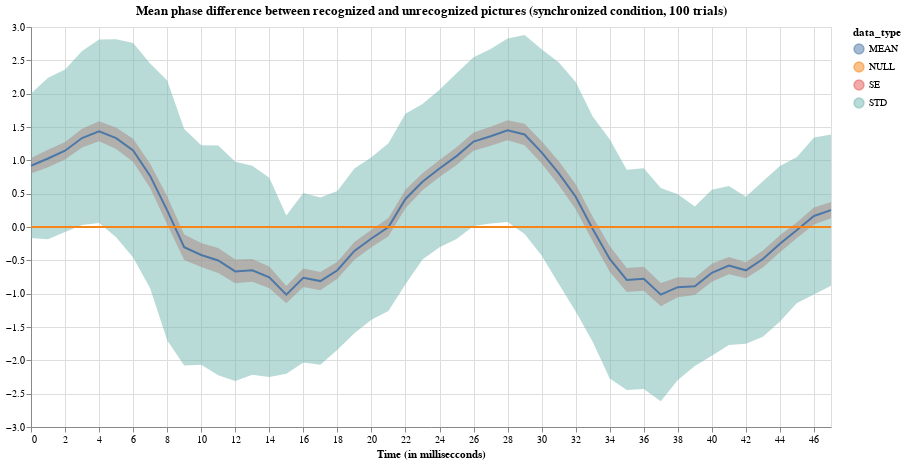

The code cell stored with this chart in its notebook:
### Markdown cell above
![random_result](plots/mixed_random.png)

### Code cell
plot_result(mixed_result_synced, "synchronized", 100)

### Figure 1 — Vega-Lite specification as saved in the notebook (floating-point values rounded to 4 significant figures)
{"config": {"view": {"continuousWidth": 400, "continuousHeight": 300}}, "layer": [{"data": {"name": "data-f41bac7bcca1768ee7f8cbbd0c28ce3b"}, "mark": {"type": "area", "opacity": 0.5}, "encoding": {"color": {"type": "nominal", "field": "data_type"}, "x": {"type": "quantitative", "field": "index", "scale": {"domain": [0, 47], "nice": false}, "title": "Time (in millisecconds)"}, "y": {"type": "quantitative", "field": "bottom", "scale": {"domain": [-2.881, 2.881]}, "title": null}, "y2": {"field": "top"}}, "height": 400, "title": "Mean phase difference between recognized and unrecognized pictures (synchronized condition, 100 trials)", "width": 800}, {"data": {"name": "data-68f8fc8fa0cf77ea5e388910bcaa0ab1"}, "mark": "line", "encoding": {"color": {"type": "nominal", "field": "data_type"}, "x": {"type": "quantitative", "field": "index", "scale": {"domain": [0, 47], "nice": false}, "title": "Time (in millisecconds)"}, "y": {"type": "quantitative", "field": "values"}}, "height": 400, "title": "Mean phase difference between recognized and unrecognized pictures (synchronized condition, 100 trials)", "width": 800}], "$schema": "https://vega.github.io/schema/vega-lite/v4.8.1.json", "datasets": {"data-f41bac7bcca1768ee7f8cbbd0c28ce3b": [{"index": 0, "bottom": 0.801, "data_type": "SE", "top": 1.036}, {"index": 1, "bottom": 0.8964, "data_type": "SE", "top": 1.159}, {"index": 2, "bottom": 1.012, "data_type": "SE", "top": 1.276}, {"index": 3, "bottom": 1.193, "data_type": "SE", "top": 1.476}, {"index": 4, "bottom": 1.286, "data_type": "SE", "top": 1.584}, {"index": 5, "bottom": 1.171, "data_type": "SE", "top": 1.494}, {"index": 6, "bottom": 0.9753, "data_type": "SE", "top": 1.324}, {"index": 7, "bottom": 0.5838, "data_type": "SE", "top": 0.9493}, {"index": 8, "bottom": 0.03897, "data_type": "SE", "top": 0.4614}, {"index": 9, "bottom": -0.4954, "data_type": "SE", "top": -0.1106}, {"index": 10, "bottom": -0.5985, "data_type": "SE", "top": -0.2415}, {"index": 11, "bottom": -0.6883, "data_type": "SE", "top": -0.3146}, {"index": 12, "bottom": -0.8447, "data_type": "SE", "top": -0.4878}, {"index": 13, "bottom": -0.8197, "data_type": "SE", "top": -0.4798}, {"index": 14, "bottom": -0.9182, "data_type": "SE", "top": -0.594}, {"index": 15, "bottom": -1.143, "data_type": "SE", "top": -0.886}, {"index": 16, "bottom": -0.8991, "data_type": "SE", "top": -0.6231}, {"index": 17, "bottom": -0.9474, "data_type": "SE", "top": -0.6753}, {"index": 18, "bottom": -0.7781, "data_type": "SE", "top": -0.5198}, {"index": 19, "bottom": -0.4924, "data_type": "SE", "top": -0.2246}, {"index": 20, "bottom": -0.3053, "data_type": "SE", "top": -0.04075}, {"index": 21, "bottom": -0.1381, "data_type": "SE", "top": 0.1348}, {"index": 22, "bottom": 0.2819, "data_type": "SE", "top": 0.5592}, {"index": 23, "bottom": 0.5516, "data_type": "SE", "top": 0.8047}, {"index": 24, "bottom": 0.75, "data_type": "SE", "top": 1.006}, {"index": 25, "bottom": 0.9285, "data_type": "SE", "top": 1.198}, {"index": 26, "bottom": 1.144, "data_type": "SE", "top": 1.418}, {"index": 27, "bottom": 1.22, "data_type": "SE", "top": 1.504}, {"index": 28, "bottom": 1.302, "data_type": "SE", "top": 1.601}, {"index": 29, "bottom": 1.226, "data_type": "SE", "top": 1.55}, {"index": 30, "bottom": 0.9512, "data_type": "SE", "top": 1.287}, {"index": 31, "bottom": 0.6288, "data_type": "SE", "top": 0.9892}, {"index": 32, "bottom": 0.267, "data_type": "SE", "top": 0.6408}, {"index": 33, "bottom": -0.214, "data_type": "SE", "top": 0.1526}, {"index": 34, "bottom": -0.673, "data_type": "SE", "top": -0.2839}, {"index": 35, "bottom": -0.9733, "data_type": "SE", "top": -0.615}, {"index": 36, "bottom": -0.9546, "data_type": "SE", "top": -0.5953}, {"index": 37, "bottom": -1.188, "data_type": "SE", "top": -0.8414}, {"index": 38, "bottom": -1.054, "data_type": "SE", "top": -0.7519}, {"index": 39, "bottom": -1.02, "data_type": "SE", "top": -0.7601}, {"index": 40, "bottom": -0.8217, "data_type": "SE", "top": -0.5513}, {"index": 41, "bottom": -0.7071, "data_type": "SE", "top": -0.4487}, {"index": 42, "bottom": -0.7691, "data_type": "SE", "top": -0.5301}, {"index": 43, "bottom": -0.6066, "data_type": "SE", "top": -0.3535}, {"index": 44, "bottom": -0.3776, "data_type": "SE", "top": -0.1247}, {"index": 45, "bottom": -0.1651, "data_type": "SE", "top": 0.0724}, {"index": 46, "bottom": 0.03765, "data_type": "SE", "top": 0.2928}, {"index": 47, "bottom": 0.1302, "data_type": "SE", "top": 0.3759}, {"index": 0, "bottom": -0.1641, "data_type": "STD", "top": 2.001}, {"index": 1, "bottom": -0.1839, "data_type": "STD", "top": 2.24}, {"index": 2, "bottom": -0.07357, "data_type": "STD", "top": 2.362}, {"index": 3, "bottom": 0.02959, "data_type": "STD", "top": 2.638}, {"index": 4, "bottom": 0.05838, "data_type": "STD", "top": 2.812}, {"index": 5, "bottom": -0.1531, "data_type": "STD", "top": 2.818}, {"index": 6, "bottom": -0.4588, "data_type": "STD", "top": 2.758}, {"index": 7, "bottom": -0.9181, "data_type": "STD", "top": 2.451}, {"index": 8, "bottom": -1.697, "data_type": "STD", "top": 2.198}, {"index": 9, "bottom": -2.076, "data_type": "STD", "top": 1.47}, {"index": 10, "bottom": -2.066, "data_type": "STD", "top": 1.226}, {"index": 11, "bottom": -2.224, "data_type": "STD", "top": 1.221}, {"index": 12, "bottom": -2.312, "data_type": "STD", "top": 0.9792}, {"index": 13, "bottom": -2.216, "data_type": "STD", "top": 0.9169}, {"index": 14, "bottom": -2.25, "data_type": "STD", "top": 0.7382}, {"index": 15, "bottom": -2.2, "data_type": "STD", "top": 0.1711}, {"index": 16, "bottom": -2.033, "data_type": "STD", "top": 0.5113}, {"index": 17, "bottom": -2.066, "data_type": "STD", "top": 0.4431}, {"index": 18, "bottom": -1.839, "data_type": "STD", "top": 0.5416}, {"index": 19, "bottom": -1.593, "data_type": "STD", "top": 0.876}, {"index": 20, "bottom": -1.393, "data_type": "STD", "top": 1.047}, {"index": 21, "bottom": -1.26, "data_type": "STD", "top": 1.256}, {"index": 22, "bottom": -0.8575, "data_type": "STD", "top": 1.699}, {"index": 23, "bottom": -0.4885, "data_type": "STD", "top": 1.845}, {"index": 24, "bottom": -0.3023, "data_type": "STD", "top": 2.058}, {"index": 25, "bottom": -0.1786, "data_type": "STD", "top": 2.305}, {"index": 26, "bottom": 0.01624, "data_type": "STD", "top": 2.546}, {"index": 27, "bottom": 0.05268, "data_type": "STD", "top": 2.672}, {"index": 28, "bottom": 0.07575, "data_type": "STD", "top": 2.827}, {"index": 29, "bottom": -0.1047, "data_type": "STD", "top": 2.881}, {"index": 30, "bottom": -0.4286, "data_type": "STD", "top": 2.667}, {"index": 31, "bottom": -0.8523, "data_type": "STD", "top": 2.47}, {"index": 32, "bottom": -1.269, "data_type": "STD", "top": 2.177}, {"index": 33, "bottom": -1.72, "data_type": "STD", "top": 1.659}, {"index": 34, "bottom": -2.272, "data_type": "STD", "top": 1.315}, {"index": 35, "bottom": -2.446, "data_type": "STD", "top": 0.8578}, {"index": 36, "bottom": -2.431, "data_type": "STD", "top": 0.8814}, {"index": 37, "bottom": -2.613, "data_type": "STD", "top": 0.5838}, {"index": 38, "bottom": -2.297, "data_type": "STD", "top": 0.4906}, {"index": 39, "bottom": -2.087, "data_type": "STD", "top": 0.3069}, {"index": 40, "bottom": -1.933, "data_type": "STD", "top": 0.5597}, {"index": 41, "bottom": -1.769, "data_type": "STD", "top": 0.6133}, {"index": 42, "bottom": -1.751, "data_type": "STD", "top": 0.4521}, {"index": 43, "bottom": -1.647, "data_type": "STD", "top": 0.6866}, {"index": 44, "bottom": -1.417, "data_type": "STD", "top": 0.9145}, {"index": 45, "bottom": -1.141, "data_type": "STD", "top": 1.049}, {"index": 46, "bottom": -1.011, "data_type": "STD", "top": 1.342}, {"index": 47, "bottom": -0.8796, "data_type": "STD", "top": 1.386}], "data-68f8fc8fa0cf77ea5e388910bcaa0ab1": [{"index": 0, "values": 0.9184, "data_type": "MEAN"}, {"index": 1, "values": 1.028, "data_type": "MEAN"}, {"index": 2, "values": 1.144, "data_type": "MEAN"}, {"index": 3, "values": 1.334, "data_type": "MEAN"}, {"index": 4, "values": 1.435, "data_type": "MEAN"}, {"index": 5, "values": 1.333, "data_type": "MEAN"}, {"index": 6, "values": 1.15, "data_type": "MEAN"}, {"index": 7, "values": 0.7665, "data_type": "MEAN"}, {"index": 8, "values": 0.2502, "data_type": "MEAN"}, {"index": 9, "values": -0.303, "data_type": "MEAN"}, {"index": 10, "values": -0.42, "data_type": "MEAN"}, {"index": 11, "values": -0.5015, "data_type": "MEAN"}, {"index": 12, "values": -0.6662, "data_type": "MEAN"}, {"index": 13, "values": -0.6498, "data_type": "MEAN"}, {"index": 14, "values": -0.7561, "data_type": "MEAN"}, {"index": 15, "values": -1.015, "data_type": "MEAN"}, {"index": 16, "values": -0.7611, "data_type": "MEAN"}, {"index": 17, "values": -0.8113, "data_type": "MEAN"}, {"index": 18, "values": -0.6489, "data_type": "MEAN"}, {"index": 19, "values": -0.3585, "data_type": "MEAN"}, {"index": 20, "values": -0.173, "data_type": "MEAN"}, {"index": 21, "values": -0.001673, "data_type": "MEAN"}, {"index": 22, "values": 0.4205, "data_type": "MEAN"}, {"index": 23, "values": 0.6782, "data_type": "MEAN"}, {"index": 24, "values": 0.878, "data_type": "MEAN"}, {"index": 25, "values": 1.063, "data_type": "MEAN"}, {"index": 26, "values": 1.281, "data_type": "MEAN"}, {"index": 27, "values": 1.362, "data_type": "MEAN"}, {"index": 28, "values": 1.451, "data_type": "MEAN"}, {"index": 29, "values": 1.388, "data_type": "MEAN"}, {"index": 30, "values": 1.119, "data_type": "MEAN"}, {"index": 31, "values": 0.809, "data_type": "MEAN"}, {"index": 32, "values": 0.4539, "data_type": "MEAN"}, {"index": 33, "values": -0.0307, "data_type": "MEAN"}, {"index": 34, "values": -0.4784, "data_type": "MEAN"}, {"index": 35, "values": -0.7942, "data_type": "MEAN"}, {"index": 36, "values": -0.7749, "data_type": "MEAN"}, {"index": 37, "values": -1.015, "data_type": "MEAN"}, {"index": 38, "values": -0.9031, "data_type": "MEAN"}, {"index": 39, "values": -0.8899, "data_type": "MEAN"}, {"index": 40, "values": -0.6865, "data_type": "MEAN"}, {"index": 41, "values": -0.5779, "data_type": "MEAN"}, {"index": 42, "values": -0.6496, "data_type": "MEAN"}, {"index": 43, "values": -0.4801, "data_type": "MEAN"}, {"index": 44, "values": -0.2512, "data_type": "MEAN"}, {"index": 45, "values": -0.04637, "data_type": "MEAN"}, {"index": 46, "values": 0.1652, "data_type": "MEAN"}, {"index": 47, "values": 0.253, "data_type": "MEAN"}, {"index": 0, "values": 0.0, "data_type": "NULL"}, {"index": 1, "values": 0.0, "data_type": "NULL"}, {"index": 2, "values": 0.0, "data_type": "NULL"}, {"index": 3, "values": 0.0, "data_type": "NULL"}, {"index": 4, "values": 0.0, "data_type": "NULL"}, {"index": 5, "values": 0.0, "data_type": "NULL"}, {"index": 6, "values": 0.0, "data_type": "NULL"}, {"index": 7, "values": 0.0, "data_type": "NULL"}, {"index": 8, "values": 0.0, "data_type": "NULL"}, {"index": 9, "values": 0.0, "data_type": "NULL"}, {"index": 10, "values": 0.0, "data_type": "NULL"}, {"index": 11, "values": 0.0, "data_type": "NULL"}, {"index": 12, "values": 0.0, "data_type": "NULL"}, {"index": 13, "values": 0.0, "data_type": "NULL"}, {"index": 14, "values": 0.0, "data_type": "NULL"}, {"index": 15, "values": 0.0, "data_type": "NULL"}, {"index": 16, "values": 0.0, "data_type": "NULL"}, {"index": 17, "values": 0.0, "data_type": "NULL"}, {"index": 18, "values": 0.0, "data_type": "NULL"}, {"index": 19, "values": 0.0, "data_type": "NULL"}, {"index": 20, "values": 0.0, "data_type": "NULL"}, {"index": 21, "values": 0.0, "data_type": "NULL"}, {"index": 22, "values": 0.0, "data_type": "NULL"}, {"index": 23, "values": 0.0, "data_type": "NULL"}, {"index": 24, "values": 0.0, "data_type": "NULL"}, {"index": 25, "values": 0.0, "data_type": "NULL"}, {"index": 26, "values": 0.0, "data_type": "NULL"}, {"index": 27, "values": 0.0, "data_type": "NULL"}, {"index": 28, "values": 0.0, "data_type": "NULL"}, {"index": 29, "values": 0.0, "data_type": "NULL"}, {"index": 30, "values": 0.0, "data_type": "NULL"}, {"index": 31, "values": 0.0, "data_type": "NULL"}, {"index": 32, "values": 0.0, "data_type": "NULL"}, {"index": 33, "values": 0.0, "data_type": "NULL"}, {"index": 34, "values": 0.0, "data_type": "NULL"}, {"index": 35, "values": 0.0, "data_type": "NULL"}, {"index": 36, "values": 0.0, "data_type": "NULL"}, {"index": 37, "values": 0.0, "data_type": "NULL"}, {"index": 38, "values": 0.0, "data_type": "NULL"}, {"index": 39, "values": 0.0, "data_type": "NULL"}, {"index": 40, "values": 0.0, "data_type": "NULL"}, {"index": 41, "values": 0.0, "data_type": "NULL"}, {"index": 42, "values": 0.0, "data_type": "NULL"}, {"index": 43, "values": 0.0, "data_type": "NULL"}, {"index": 44, "values": 0.0, "data_type": "NULL"}, {"index": 45, "values": 0.0, "data_type": "NULL"}, {"index": 46, "values": 0.0, "data_type": "NULL"}, {"index": 47, "values": 0.0, "data_type": "NULL"}]}}
